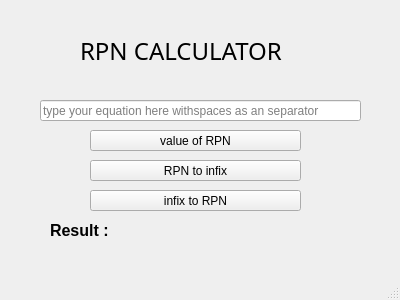
<?xml version="1.0" encoding="UTF-8"?>
<ui version="4.0">
 <class>MainWindow</class>
 <widget class="QMainWindow" name="MainWindow">
  <property name="geometry">
   <rect>
    <x>0</x>
    <y>0</y>
    <width>400</width>
    <height>300</height>
   </rect>
  </property>
  <property name="maximumSize">
   <size>
    <width>400</width>
    <height>300</height>
   </size>
  </property>
  <property name="baseSize">
   <size>
    <width>400</width>
    <height>300</height>
   </size>
  </property>
  <property name="windowTitle">
   <string>RPN</string>
  </property>
  <widget class="QWidget" name="centralwidget">
   <widget class="QLabel" name="label">
    <property name="geometry">
     <rect>
      <x>80</x>
      <y>10</y>
      <width>251</width>
      <height>81</height>
     </rect>
    </property>
    <property name="font">
     <font>
      <family>Lucida Handwriting</family>
      <pointsize>18</pointsize>
     </font>
    </property>
    <property name="layoutDirection">
     <enum>Qt::LeftToRight</enum>
    </property>
    <property name="autoFillBackground">
     <bool>true</bool>
    </property>
    <property name="text">
     <string>RPN CALCULATOR</string>
    </property>
   </widget>
   <widget class="QPushButton" name="RPN">
    <property name="geometry">
     <rect>
      <x>90</x>
      <y>130</y>
      <width>211</width>
      <height>21</height>
     </rect>
    </property>
    <property name="text">
     <string>value of RPN</string>
    </property>
   </widget>
   <widget class="QPushButton" name="prefix">
    <property name="geometry">
     <rect>
      <x>90</x>
      <y>160</y>
      <width>211</width>
      <height>21</height>
     </rect>
    </property>
    <property name="text">
     <string>RPN to infix</string>
    </property>
   </widget>
   <widget class="QPushButton" name="infix">
    <property name="geometry">
     <rect>
      <x>90</x>
      <y>190</y>
      <width>211</width>
      <height>21</height>
     </rect>
    </property>
    <property name="text">
     <string>infix to RPN</string>
    </property>
   </widget>
   <widget class="QLineEdit" name="equation">
    <property name="geometry">
     <rect>
      <x>40</x>
      <y>100</y>
      <width>321</width>
      <height>21</height>
     </rect>
    </property>
    <property name="text">
     <string/>
    </property>
    <property name="placeholderText">
     <string>type your equation here withspaces as an separator</string>
    </property>
    <property name="clearButtonEnabled">
     <bool>true</bool>
    </property>
   </widget>
   <widget class="QLabel" name="result">
    <property name="geometry">
     <rect>
      <x>50</x>
      <y>220</y>
      <width>271</width>
      <height>21</height>
     </rect>
    </property>
    <property name="font">
     <font>
      <pointsize>12</pointsize>
      <weight>75</weight>
      <bold>true</bold>
     </font>
    </property>
    <property name="text">
     <string>Result : </string>
    </property>
   </widget>
  </widget>
  <widget class="QMenuBar" name="menubar">
   <property name="geometry">
    <rect>
     <x>0</x>
     <y>0</y>
     <width>400</width>
     <height>21</height>
    </rect>
   </property>
  </widget>
  <widget class="QStatusBar" name="statusbar"/>
 </widget>
 <resources/>
 <connections/>
</ui>
